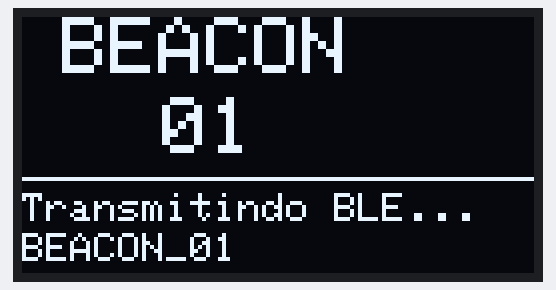
This sketch was run on a simulated ESP32. On the bench: 128×64 one-colour display. Nothing arrives over Bluetooth unless stated.

Above: at 0.1 s.

The sketch:

beacon.ino
```cpp
#include <BLEDevice.h>
#include <BLEAdvertising.h>
#include <Wire.h>
#include <Adafruit_GFX.h>
#include <Adafruit_SSD1306.h>

#define SCREEN_WIDTH 128
#define SCREEN_HEIGHT 64
#define OLED_RESET -1
Adafruit_SSD1306 display(SCREEN_WIDTH, SCREEN_HEIGHT, &Wire, OLED_RESET);

// ← MUDE APENAS ESSA LINHA EM CADA ESP32
#define BEACON_NAME "BEACON_01"  // BEACON_02, BEACON_03, BEACON_04

void setup() {
  Serial.begin(115200);

  if (!display.begin(SSD1306_SWITCHCAPVCC, 0x3C)) {
    while (true);
  }

  display.clearDisplay();
  display.setTextColor(SSD1306_WHITE);
  display.setTextSize(2);
  display.setCursor(10, 0);
  display.println("BEACON");
  display.setCursor(35, 20);
  display.println("01");  // ← MUDE O NÚMERO
  display.setTextSize(1);
  display.drawLine(0, 40, 128, 40, SSD1306_WHITE);
  display.setCursor(0, 44);
  display.println("Transmitindo BLE...");
  display.setCursor(0, 54);
  display.println(BEACON_NAME);
  display.display();

  BLEDevice::init(BEACON_NAME);
  BLEAdvertising* pAdvertising = BLEDevice::getAdvertising();
  pAdvertising->start();
}

void loop() {
  delay(1000);
}
```
